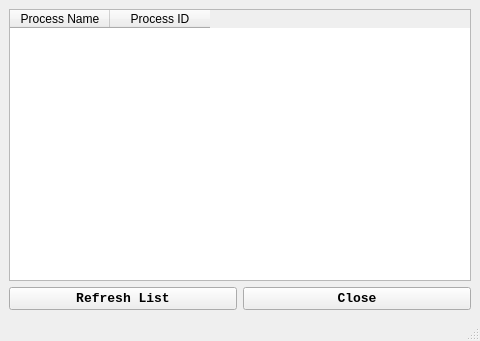
<?xml version="1.0" encoding="UTF-8"?>
<ui version="4.0">
 <class>ProcessList</class>
 <widget class="QMainWindow" name="ProcessList">
  <property name="geometry">
   <rect>
    <x>0</x>
    <y>0</y>
    <width>480</width>
    <height>341</height>
   </rect>
  </property>
  <property name="windowTitle">
   <string>Process List Window</string>
  </property>
  <property name="windowIcon">
   <iconset resource="resources.qrc">
    <normaloff>:/new/prefix1/images/engineering.png</normaloff>:/new/prefix1/images/engineering.png</iconset>
  </property>
  <widget class="QWidget" name="centralwidget">
   <layout class="QVBoxLayout" name="verticalLayout">
    <item>
     <widget class="QTableWidget" name="tableWidget">
      <column>
       <property name="text">
        <string>Process Name</string>
       </property>
      </column>
      <column>
       <property name="text">
        <string>Process ID</string>
       </property>
      </column>
     </widget>
    </item>
    <item>
     <layout class="QHBoxLayout" name="horizontalLayoutButtons">
      <item>
       <widget class="QPushButton" name="pushButtonRefreshList">
        <property name="font">
         <font>
          <family>Consolas</family>
          <pointsize>10</pointsize>
          <weight>75</weight>
          <bold>true</bold>
          <underline>false</underline>
          <strikeout>false</strikeout>
         </font>
        </property>
        <property name="styleSheet">
         <string notr="true">QPushButton
{
	background-color: rgb(170, 85, 255);
	display:inline-block;
	padding:0.5em 1.5em;
	margin:0 0.3em 0.3em 0;
	border-radius:0.2em;
	box-sizing: border-box;
	text-decoration:none;
	font-family:'Consolas',sans-serif;
	font-weight:bold;
	color:#FFFFFF;
	box-shadow:inset 0 -0.6em 1em -0.35em rgba(0,0,0,0.17),inset 0 0.6em 2em -0.3em rgba(255,255,255,0.15),inset 0 0 0em 0.05em rgba(255,255,255,0.12);
	text-align:center;
	position:relative;
	height: 30px;
	width: 80px;
}

QPushButton:hover{
	background-color: rgb(184, 184, 184);
};

active{
	box-shadow:inset 0 0.6em 2em -0.3em rgba(0,0,0,0.15),inset 0 0 0em 0.05em rgba(255,255,255,0.12);
}

@media all and (max-width:30em){
 display:block;
 margin:0.2em auto;
}</string>
        </property>
        <property name="text">
         <string>Refresh List</string>
        </property>
        <property name="icon">
         <iconset resource="resources.qrc">
          <normaloff>:/new/prefix1/images/engineering.png</normaloff>:/new/prefix1/images/engineering.png</iconset>
        </property>
        <property name="iconSize">
         <size>
          <width>30</width>
          <height>30</height>
         </size>
        </property>
       </widget>
      </item>
      <item>
       <widget class="QPushButton" name="pushButtonClose">
        <property name="font">
         <font>
          <family>Consolas</family>
          <pointsize>10</pointsize>
          <weight>75</weight>
          <bold>true</bold>
          <underline>false</underline>
          <strikeout>false</strikeout>
         </font>
        </property>
        <property name="styleSheet">
         <string notr="true">QPushButton
{
	background-color: rgb(255, 0, 0);
	display:inline-block;
	padding:0.5em 1.5em;
	margin:0 0.3em 0.3em 0;
	border-radius:0.2em;
	box-sizing: border-box;
	text-decoration:none;
	font-family:'Consolas',sans-serif;
	font-weight:bold;
	color:#FFFFFF;
	box-shadow:inset 0 -0.6em 1em -0.35em rgba(0,0,0,0.17),inset 0 0.6em 2em -0.3em rgba(255,255,255,0.15),inset 0 0 0em 0.05em rgba(255,255,255,0.12);
	text-align:center;
	position:relative;
	height: 30px;
	width: 80px;
}

QPushButton:hover{
	background-color: rgb(184, 184, 184);
};

active{
	box-shadow:inset 0 0.6em 2em -0.3em rgba(0,0,0,0.15),inset 0 0 0em 0.05em rgba(255,255,255,0.12);
}

@media all and (max-width:30em){
 display:block;
 margin:0.2em auto;
}</string>
        </property>
        <property name="text">
         <string>Close</string>
        </property>
        <property name="icon">
         <iconset resource="resources.qrc">
          <normaloff>:/new/prefix1/images/close.png</normaloff>:/new/prefix1/images/close.png</iconset>
        </property>
        <property name="iconSize">
         <size>
          <width>30</width>
          <height>30</height>
         </size>
        </property>
       </widget>
      </item>
     </layout>
    </item>
   </layout>
  </widget>
  <widget class="QMenuBar" name="menubar">
   <property name="geometry">
    <rect>
     <x>0</x>
     <y>0</y>
     <width>480</width>
     <height>26</height>
    </rect>
   </property>
  </widget>
  <widget class="QStatusBar" name="statusbar"/>
 </widget>
 <resources>
  <include location="resources.qrc"/>
 </resources>
 <connections/>
</ui>
